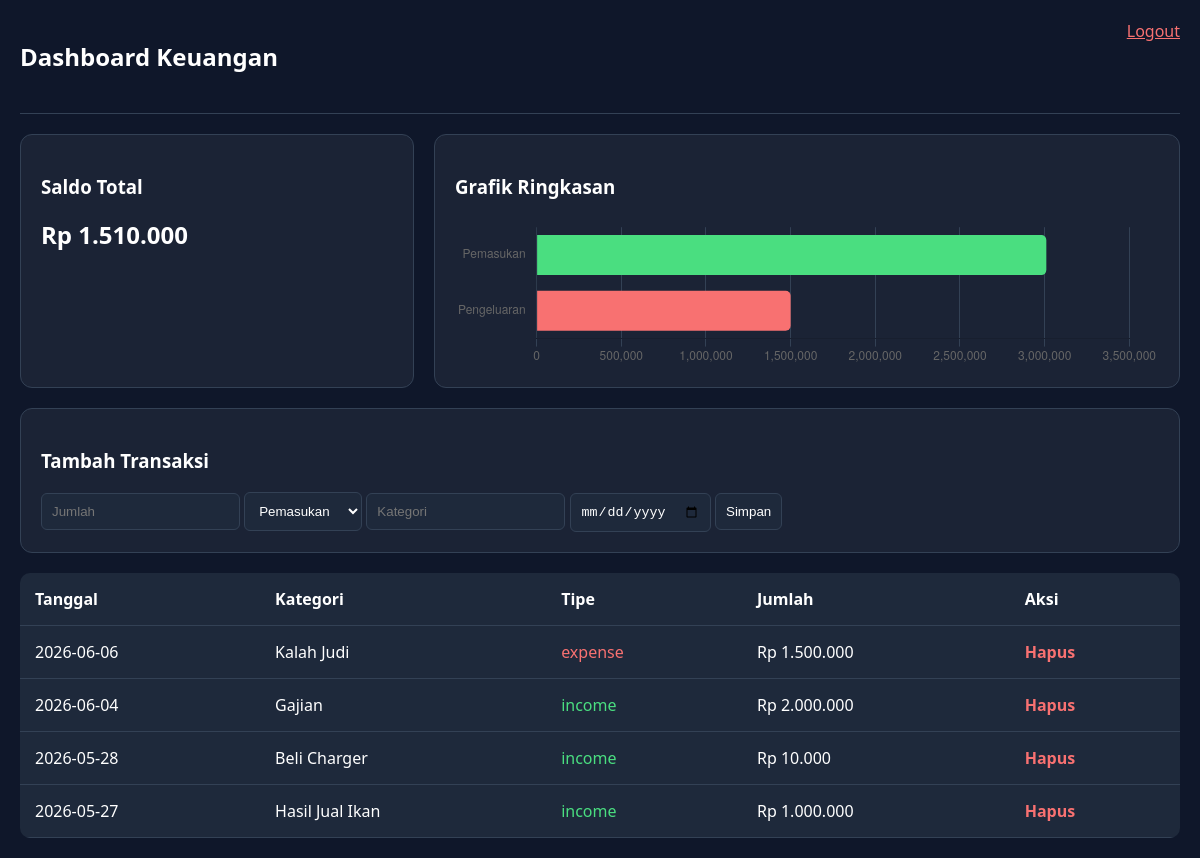
The app's page /dashboard.php (signed in) with its own data.
### tables this page shows
CREATE TABLE `transactions` (
  `id` int(11) NOT NULL,
  `user_id` int(11) NOT NULL,
  `type` enum('income','expense') NOT NULL,
  `amount` decimal(15,2) NOT NULL,
  `category` varchar(50) DEFAULT NULL,
  `transaction_date` date NOT NULL,
  `description` text DEFAULT NULL,
  `created_at` timestamp NOT NULL DEFAULT current_timestamp()
);

### Dashboard.php (the view, shortened to what this page needs)
<?php
include 'db.php';
$user_id = $_SESSION['user_id'];
$res_inc = $conn->query("SELECT SUM(amount) as total FROM transactions WHERE user_id = $user_id AND type = 'income'");
$income = $res_inc->fetch_assoc()['total'] ?? 0;
$res_exp = $conn->query("SELECT SUM(amount) as total FROM transactions WHERE user_id = $user_id AND type = 'expense'");
$expense = $res_exp->fetch_assoc()['total'] ?? 0;
$balance = $income - $expense;
?>
<!DOCTYPE html>
<html lang="id">
<head>
</head>
<body>
<div class="navbar">
    <h2>Dashboard Keuangan</h2>
    <a href="logout.php" style="color: #f87171;">Logout</a>
</div>
<div class="card-container">
    <div class="card">
        <h3>Saldo Total</h3>
        <h2>Rp <?php echo number_format($balance, 0, ',', '.'); ?></h2>
    </div>
    <div class="card" style="flex: 2;">
        <h3>Grafik Ringkasan</h3>
        <canvas id="financeChart" style="max-height: 150px;"></canvas>
    </div>
</div>
<div class="card" style="margin-bottom: 20px;">
    <h3>Tambah Transaksi</h3>
    <form method="POST">
        <input type="number" name="amount" placeholder="Jumlah" required>
        <select name="type">
            <option value="income">Pemasukan</option>
        </select>
        <input type="text" name="category" placeholder="Kategori" required>
        <input type="date" name="transaction_date" required>
        <button type="submit" name="add_transaction">Simpan</button>
    </form>
</div>
<table>
    <tr><th>Tanggal</th><th>Kategori</th><th>Tipe</th><th>Jumlah</th><th>Aksi</th></tr>
    <?php
    $res = $conn->query("SELECT * FROM transactions WHERE user_id = $user_id ORDER BY transaction_date DESC");
    while($row = $res->fetch_assoc()) {
        echo "<tr>
            <td>{$row['transaction_date']}</td>
            <td>{$row['category']}</td>
            <td style='color: " . ($row['type'] == 'income' ? '#4ade80' : '#f87171') . "'>{$row['type']}</td>
            <td>Rp " . number_format($row['amount'], 0, ',', '.') . "</td>
            <td><a href='delete.php?id={$row['id']}' class='delete-btn' onclick='return confirm(\"Yakin hapus?\")'>Hapus</a></td>
        </tr>";
    }
    ?>
</table>
<script>
    const ctx = document.getElementById('financeChart').getContext('2d');
    new Chart(ctx, {
        type: 'bar',
        data: {
            labels: ['Pemasukan', 'Pengeluaran'],
            datasets: [{
                label: 'Jumlah (Rp)',
                data: [<?php echo $income; ?>, <?php echo $expense; ?>],
                backgroundColor: ['#4ade80', '#f87171'],
                borderRadius: 5
            }]
        },
        options: {
            indexAxis: 'y',
            scales: { x: { grid: { color: '#334155' } }, y: { grid: { display: false } } },
            plugins: { legend: { display: false } }
        }
    });
</script>
</body>
</html>

### Dashboard.php (style rules this page uses)
body { font-family: 'Segoe UI', sans-serif; background: #0f172a; color: white; margin: 0; padding: 20px; }
.navbar { display: flex; justify-content: space-between; padding-bottom: 20px; border-bottom: 1px solid #334155; }
.card-container { display: flex; gap: 20px; margin: 20px 0; }
.card { background: rgba(255,255,255,0.05); padding: 20px; border-radius: 12px; flex: 1; border: 1px solid #334155; }
input, select, button { padding: 10px; border-radius: 6px; border: 1px solid #334155; background: #1e293b; color: white; }
table { width: 100%; border-collapse: collapse; background: #1e293b; border-radius: 10px; overflow: hidden; margin-top: 20px; }
th, td { padding: 15px; text-align: left; border-bottom: 1px solid #334155; }
.delete-btn { color: #f87171; text-decoration: none; font-weight: bold; }

### records on screen
transactions: transaction_date "2026-06-06", category "Kalah Judi", type "expense", amount "1.500.000"
transactions: transaction_date "2026-06-04", category "Gajian", type "income", amount "2.000.000"
transactions: transaction_date "2026-05-28", category "Beli Charger", type "income", amount "10.000"
transactions: transaction_date "2026-05-27", category "Hasil Jual Ikan", type "income", amount "1.000.000"

### other values on screen
$balance "1.510.000"
chart data {{ $income }} 3010000.00
chart data {{ $expense }} 1500000.00
